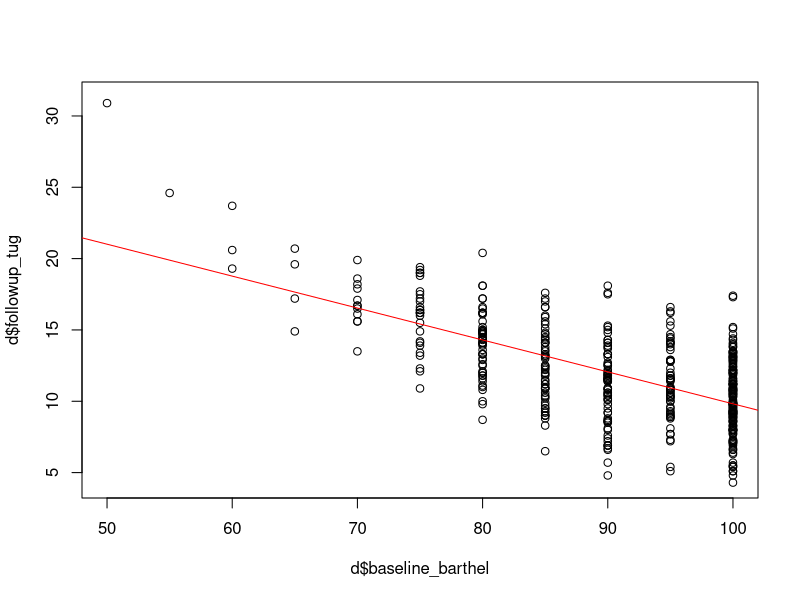

Reproduce this figure in R. (Note: this script raises an error after producing the figure.)
install.packages('mice')
install.packages('ggplot2')
library(mice)
library(ggplot2)
library(dplyr)
library(xtable)
library(splines)
d <- read.csv('home.csv')
head(d)

# Turn variables into categorical variables
cat_var <- c('fall_followup', 'sex', 'living_alone', 'previous_fall', 'walking_aid')
for (var in cat_var)
{
  d[[var]] <- factor(d[[var]])
}

summary(d)
################################################################################
### Baseline table ###

fall <- d[d$previous_fall==1,]
no_fall <- d[d$previous_fall==0,]

# Functions for the baseline table
# Calculate the mean and standard deviation
mean_sd <- function(x)
{
  sprintf('%.1f (%.1f)', mean(x), sd(x))
}

median_iqr <- function(x)
{
  iqr <- quantile(x,probs=c(0.25, 0.75), na.rm=TRUE)
  sprintf('%i (%i-%i)', median(x, na.rm=TRUE), iqr[1], iqr[2])
}

# Count the participants of a subgroup and calculate the percentage of the (sub)dataset
n_pct <- function(x, value)
{
  x <- as.character(x)
  if (is.na(value)){
    n <- sum(is.na(x))
  } else {
    n <- sum(x==value)
  }
  pct <- 100 * n / length(x)
  sprintf('%d (%.1f%%)', n, pct)
}

# Function for adding rows for categorical variables
row_n_pct <- function(df, var)
{
  label<-var #Keep the name of the variable
  if (var == 'Male' | var == 'Female'){
    col <- 'sex'
    }
  else{
    col <- var
    var <- 1 #Look for true values in dataframe
    }
  
  df <- add_row(df, 
                Variable = paste0(label, " n (%)"),
                Overall = n_pct(d[[col]], var),
                `Previous fall` = n_pct(fall[[col]], var),
                `No previous fall` = n_pct(no_fall[[col]], var)
                )
}

# Make the baseline table
table_df <- d |>
  summarise(
    Overall = mean_sd(age),
    `Previous fall` = mean_sd(age[previous_fall==1]),
    `No previous fall` = mean_sd(age[previous_fall==0])
  ) |>
  mutate(Variable = 'Age mean (SD)') |>
  select(Variable, everything())

baseline_var <- c('Male', 'Female', 'living_alone', 'walking_aid')
for (var in baseline_var)
{
  table_df <- row_n_pct(table_df, var)
}

# Add Baseline Barthel index to the summary table
table_df <- add_row(table_df,
                    Variable = 'Baseline Barthel index median (IQR [Q1]-[Q3])',
                    Overall = median_iqr(d$baseline_barthel),
                    `Previous fall` = median_iqr(fall$baseline_barthel),
                    `No previous fall` = median_iqr(no_fall$baseline_barthel)
                    )

table_df <- add_row(table_df,
                    Variable = 'Missing Barthel index n (%)',
                    Overall = n_pct(d$baseline_barthel, NA),
                    `Previous fall` = n_pct(fall$baseline_barthel, NA),
                    `No previous fall` = n_pct(no_fall$baseline_barthel, NA)
                    )

# Count the participants of the whole dataset, participants with previous falls and participants without previous falls.
n_overall <- nrow(d)
n_fall <- nrow(fall)
n_no_fall <- nrow(no_fall)

# Add number of participants to the column names
colnames(table_df) <- c('Variable', sprintf('Overall n=%i', n_overall), sprintf('Previous fall n=%i', n_fall), sprintf('No previous fall n=%i', n_no_fall))
xtable(table_df)

################################################################################
# Regression analysis
d_na <- d[is.na(d$baseline_barthel),]    # NA cases
d_cpl <- d[!is.na(d$baseline_barthel),] # Complete cases
m_tug_compl <- lm(followup_tug ~ baseline_barthel, data=d_cpl)
summary(m_tug_compl)

plot(d$baseline_barthel, d$followup_tug)
abline(m_tug_compl, col='red')


# Explore missingness of baseline_barthel
sum(is.na(d$baseline_barthel))

summary(na_df)
summary(obs_df)

d$barthel_na <- as.integer(is.na(d$baseline_barthel))
miss_model <- glm(barthel_na ~ age + sex + living_alone + previous_fall + walking_aid, data=d, family=binomial)
summary(miss_model)
miss_odds <- exp(cbind(OR=coef(miss_model), confint(miss_model)))



imp <- mice(d, m=25, maxit=50)
results <- list()
for(k in 1:25)
{
  tmp <- complete(imp, k)
  results[[k]] <- glm(baseline_barthel~followup_tug, data=tmp)
}

est <- pool(results)
summary(est)
m1 <- lm(d$baseline_barthel ~ d$followup_tug)
summary(m1)

m2 <- lm(d$baseline_barthel ~ d$fall_followup)
summary(m2)
